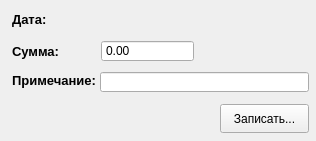
<?xml version="1.0" encoding="UTF-8"?>
<ui version="4.0">
 <class>frmKassa</class>
 <widget class="QWidget" name="frmKassa">
  <property name="windowModality">
   <enum>Qt::ApplicationModal</enum>
  </property>
  <property name="geometry">
   <rect>
    <x>0</x>
    <y>0</y>
    <width>316</width>
    <height>141</height>
   </rect>
  </property>
  <property name="windowTitle">
   <string>Списание денежный средств с кассы</string>
  </property>
  <property name="windowIcon">
   <iconset resource="icons.qrc">
    <normaloff>:/res/icons/27.ico</normaloff>:/res/icons/27.ico</iconset>
  </property>
  <property name="autoFillBackground">
   <bool>true</bool>
  </property>
  <widget class="QDateLineEdit" name="Date">
   <property name="geometry">
    <rect>
     <x>100</x>
     <y>8</y>
     <width>97</width>
     <height>22</height>
    </rect>
   </property>
  </widget>
  <widget class="QLabel" name="label">
   <property name="geometry">
    <rect>
     <x>12</x>
     <y>11</y>
     <width>65</width>
     <height>16</height>
    </rect>
   </property>
   <property name="font">
    <font>
     <pointsize>10</pointsize>
     <weight>75</weight>
     <bold>true</bold>
    </font>
   </property>
   <property name="text">
    <string>Дата:</string>
   </property>
  </widget>
  <widget class="QDoubleSpinBox" name="summa">
   <property name="geometry">
    <rect>
     <x>101</x>
     <y>40</y>
     <width>93</width>
     <height>22</height>
    </rect>
   </property>
   <property name="buttonSymbols">
    <enum>QAbstractSpinBox::NoButtons</enum>
   </property>
   <property name="accelerated">
    <bool>false</bool>
   </property>
   <property name="correctionMode">
    <enum>QAbstractSpinBox::CorrectToPreviousValue</enum>
   </property>
   <property name="maximum">
    <double>9999.989999999999782</double>
   </property>
  </widget>
  <widget class="QLabel" name="label_2">
   <property name="geometry">
    <rect>
     <x>12</x>
     <y>43</y>
     <width>65</width>
     <height>16</height>
    </rect>
   </property>
   <property name="font">
    <font>
     <pointsize>10</pointsize>
     <weight>75</weight>
     <bold>true</bold>
    </font>
   </property>
   <property name="text">
    <string>Сумма:</string>
   </property>
  </widget>
  <widget class="QLabel" name="label_3">
   <property name="geometry">
    <rect>
     <x>12</x>
     <y>72</y>
     <width>89</width>
     <height>16</height>
    </rect>
   </property>
   <property name="font">
    <font>
     <pointsize>10</pointsize>
     <weight>75</weight>
     <bold>true</bold>
    </font>
   </property>
   <property name="text">
    <string>Примечание:</string>
   </property>
  </widget>
  <widget class="QLineEdit" name="vid_zatrat">
   <property name="geometry">
    <rect>
     <x>100</x>
     <y>72</y>
     <width>209</width>
     <height>20</height>
    </rect>
   </property>
  </widget>
  <widget class="QPushButton" name="pushButton">
   <property name="geometry">
    <rect>
     <x>220</x>
     <y>104</y>
     <width>89</width>
     <height>29</height>
    </rect>
   </property>
   <property name="text">
    <string>Записать...</string>
   </property>
  </widget>
 </widget>
 <customwidgets>
  <customwidget>
   <class>QDateLineEdit</class>
   <extends>QWidget</extends>
   <header>qdatelineedit.h</header>
  </customwidget>
 </customwidgets>
 <resources>
  <include location="icons.qrc"/>
 </resources>
 <connections/>
</ui>
